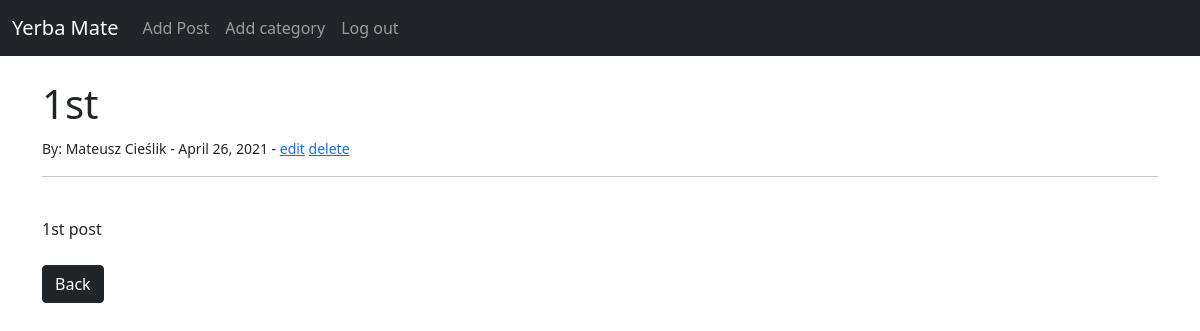
/article/1 (signed in), run on an earlier commit of the app's database.
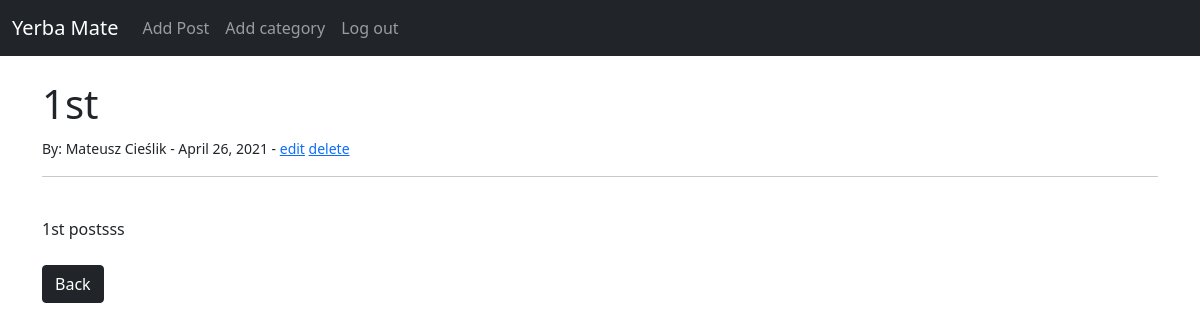
And on a later commit of the database.
### yerbata/models.py (models this page shows, shortened)
class Post(models.Model):
    title = models.CharField(max_length=255)
    title_tag = models.CharField(max_length=255, default="Yerba Mate")
    author = models.ForeignKey(User, on_delete=models.CASCADE)
    body = models.TextField()
    post_date = models.DateField(auto_now_add=True)
    category = models.CharField(max_length=255, default='Tea')

### yerbata/views.py (the view)
# urls.py: path('article/<int:pk>', ArticleDetailView.as_view(), name='article-detail'),
class ArticleDetailView(DetailView):
    model = Post
    template_name = 'article_details.html'

### yerbata/templates/article_details.html (shortened to what this page needs)
{% extends 'base.html' %}
{% block content %}
    <h1>{{post.title}}</h1>
    <small>By: {{ post.author.first_name }} {{ post.author.last_name }} - {{ post.post_date }}
        {% if user.is_authenticated %}
            {% if user.id == post.author.id %}
            - <a href="{% url 'update_post' post.pk %}">edit</a> <a href="{% url 'delete_post' post.pk %}">delete</a>
            {% endif %}
        {% endif %}
    </small><br/>
    <hr>
    <br/>
    {{ post.body|safe }}
    <br/><br/>
    <a href="{% url 'home' %}" class = "btn btn-dark">Back</a>
{% endblock %}

What changed in the data, as far as the page shows it:
changed Post "1st": body "1st post" → "1st postsss"
